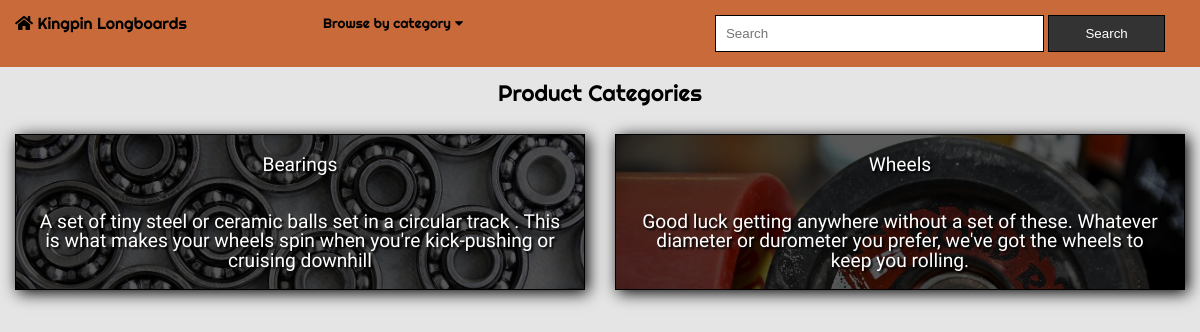
The page / on the database its author committed.
### core/models.py (models this page shows, shortened)
class Category(models.Model):
    name = models.CharField(max_length=250, unique=True)
    slug = models.SlugField(max_length=250, unique=True)
    description = models.TextField()
    image = models.ImageField(upload_to='category', blank = True)
    class Meta:
        ordering = ('name',)
        verbose_name = 'category'
        verbose_name_plural = 'categories'
    def get_url(self):
        return reverse('core:products_by_category', args=[self.slug])

### core/views.py (the view)
# urls.py: path('', views.index, name="index"),
def index(request):
    categories = Category.objects.all()
    return render(request, 'index.html', {"categories":categories})

### cart/context_processors.py (called while the page is built)
def counter(request):
    item_count = 0
    if 'admin' in request.path:
        return {}
    else:
        try:
            cart = Cart.objects.filter(cart_id=_cart_id(request))
            cart_items = CartItem.objects.all().filter(cart=cart[:1])
            for cart_item in cart_items:
                item_count += cart_item.quantity
        except Cart.DoesNotExist:
            item_count = 0
    return dict(item_count = item_count)

### cart/views.py (called while the page is built)
def _cart_id(request):
    cart = request.session.session_key
    if not cart:
        cart = request.session.create()
    return cart

### core/context_processors.py (called while the page is built)
def nav_links(request):
    links = Category.objects.all()
    return dict(links=links)

### core/templates/index.html (shortened to what this page needs)
{% extends 'base.html' %}
{% load staticfiles %}
    {% block head %}
    <link rel="stylesheet" type="text/css" media="screen" href="{% static 'CSS/Core/index.css' %}" />
    {% endblock %}
    {% block content %}
    <div class="row">
        <h1 class="categoryPageHeading col-12">Product Categories</h1>
    </div>
    <div class="row">
        {% for category in categories %}
            <a href="{{category.get_url}}" class="col-6 homePageCategoryLink">
                <div style="background-image:url({{category.image.url}})" class="homePageCategoryDiv">
                    <div><h2 class="homePageCategoryHeader">{{category.name}}</h2></div>
                    <p class="homePageCategoryDescription">{{category.description}}</p>
                </div>
            </a>
            {% if forloop.counter|divisibleby:2 %}
                </div><div class="row">
            {% endif %}
        {% endfor %}
    </div>
    {% endblock  %}

### core/templates/base.html (shortened to what this page needs)
{% load staticfiles %}
<!DOCTYPE html>
<html>
<head>
    <link rel="stylesheet" type="text/css" media="screen" href="{% static 'CSS/Core/base.css' %}" />
    <link rel="stylesheet" href="https://use.fontawesome.com/releases/v5.1.0/css/all.css">
    {% block head %}
    {% endblock %}
</head>
<body>
    <nav class="topNav row" id="myTopNav">
        <ul class="dropdownNavList">
            <div class="navDiv">
                <a href="{% url 'index' %}" class="col-3" id="branding">
                    <li>
                        <i class="fas fa-home"></i> Kingpin Longboards
                    </li>
                </a>
            </div>
            {% if item_count > 0 %}
            <div class="dropdown col-3">
                    <button class="dropbtn">Browse by category
                        <i class="fa fa-caret-down"></i>
                    </button>
                    <div class="dropdown-content">
                        {% for category in links %}
                            <li class="dropdownLink"><a href="{{category.get_url}}">{{category.name}}</a></li>
                        {% endfor %}
                    </div>
                </div>
                <form action="{% url 'search_app:searchResult' %}" method="get" class="col-5">
                    {% csrf_token %}
                    <input type="search" placeholder="Search" aria-label="Search" name="q" id="searchInput">
                    <button type="submit" id="searchButton">Search</button>
                </form>
                <a href="{% url 'cart:cart_detail' %}" class="col-1 shoppingCart"><li><i class="fas fa-shopping-cart"></i></li>({{item_count}})</a>
            {% else %}
                <div class="dropdown col-4">
                    <button class="dropbtn">Browse by category
                        <i class="fa fa-caret-down"></i>
                    </button>
                </div>
                <form action="{% url 'search_app:searchResult' %}" method="get" class="col-5">
                    <input type="search" placeholder="Search" aria-label="Search" name="q" id="searchInput">
                    <button type="submit" id="searchButton">Search</button>
                </form>
            {% endif %}
        </ul>
    </nav>
    {% block content %}
    {% endblock %}
</body>
</html>

### static/CSS/Core/base.css (style rules this page uses)
html, body, div, span, applet, object, iframe, h1, h2, h3, h4, h5, h6, p, blockquote, pre, a, abbr, acronym, address, big, cite, code, del, dfn, em, img, ins, kbd, q, s, samp, small, strike, strong, sub, sup, tt, var, b, u, i, center, dl, dt, dd, ol, ul, li, fieldset, form, label, legend, table, caption, tbody, tfoot, thead, tr, th, td, article, aside, canvas, details, embed, figure, figcaption, footer, header, hgroup, menu, nav, output, ruby, section, summary, time, mark, audio, video { margin: 0; padding: 0; border: 0; font-size: 100%; font: inherit; vertical-align: baseline; }
article, aside, details, figcaption, figure, footer, header, hgroup, menu, nav, section { display: block; }
body { line-height: 1; }
ol, ul { list-style: none; }
* { box-sizing:border-box; }
.col-3 { width: 25%; }
.col-4 { width: 33.33%; }
.col-5 { width: 41.66%; }
.col-6 { width: 50%; }
.col-12 { width: 100%; }
[class*="col-"] { float: left; padding: 15px; }
.row::after { content: ""; clear: both; display: table; }
.dropdown { float: left; overflow: hidden; vertical-align: middle; margin-top: -0.60em; }
body { background-color: #e5e5e5; }
.topNav { background-color: #C96A3A; }
#branding, #hamburgerIcon { font-family: 'Righteous', cursive; text-decoration: none; color: black; }
.dropbtn { font-size: 0.85em; font-family: 'Righteous', cursive; background-color: #f9f9f9; padding: 10px 8px; background-color: #C96A3A; border: none; vertical-align: middle; }
form { margin-left: 0; padding: 0; }
#searchInput { border: 1px solid black; width: 70%; padding: 0.75em; margin-left: 0; }
#searchButton { border: 1px solid black; width: 25%; padding: 0.75em; background-color: #333333; color: white; }

### static/CSS/Core/index.css (style rules this page uses)
.homePageCategoryHeader, .homePageCategoryDescription { color: white; padding: 1em; font-family: 'Nanum Gothic', sans-serif; text-align: center; text-shadow: 2px 2px 2px black; background-color: rgba(0, 0, 0, 0.65) }
.homePageCategoryLink { text-decoration: none; }
.homePageCategoryHeader { text-align: center }
.homePageCategoryDiv { background-size: cover; border: 1px solid black; width: 100%; padding: none; box-shadow: 3px 3px 15px black; font-size: 1.2em; }
.categoryPageHeading { text-align: center; font-family: 'Righteous', cursive; font-size: 1.4em; }

### rows shown on the page
Category: image (picture), name "Bearings", description "A set of tiny steel or ceramic balls set in a circular track . This is what makes your wheels spin when you're kick-pushing or cruising downhill"
Category: image (picture), name "Wheels", description "Good luck getting anywhere without a set of these. Whatever diameter or durometer you prefer, we've got the wheels to keep you rolling."
